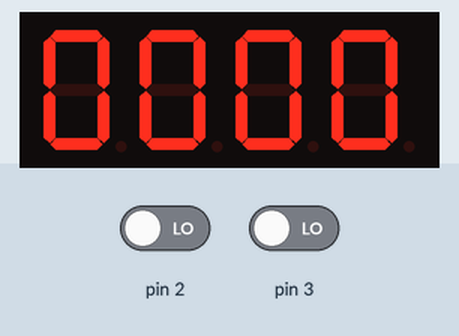
A sketch run on a simulated Arduino Mega 2560, built with avr-gcc and run on an emulated ATmega2560. Parts: 4-digit seven-segment display. Wiring (inferred from the names in the program): 4-digit 7-segment display, segments lit when LOW: segments pin 24, pin 25, pin 28, pin 27, pin 26, pin 23, pin 22, pin 29; digit selects pin 52, pin 53, pin 50, pin 51. The inputs (shaded band) are chosen by the test bench; at power-on: pin 3 LOW, pin 2 LOW. The segment pins are drawn as the display they are named for; what the sketch prints to the serial monitor is not drawn.

Above: at 1.2 s.
1.3 s: pin 3 driven HIGH
At 2.09 s:
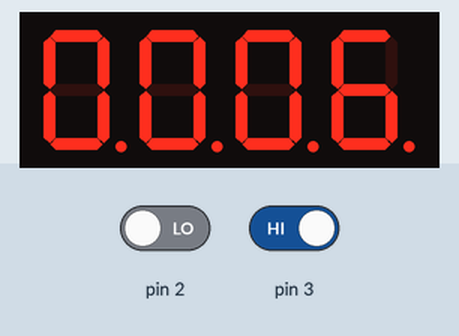
4.3 s: pin 2 driven HIGH
At 5.7 s:
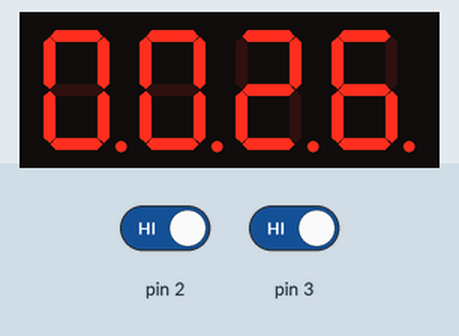
Timing chart, 0 to 7.3 s (numbered marks = the images above; inputs shaded):
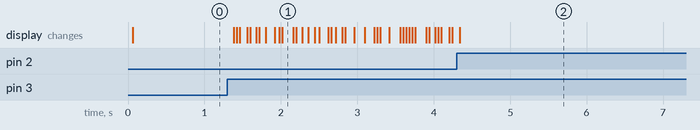

The sketch:

skitimer.ino
```cpp
#include "Timer.h"
Timer t;
int pin = 13;
#define G 22
#define F 23
#define A 24
#define B 25
#define E 26
#define D 27
#define C 28
#define DP 29


#define GND1 52
#define GND2 53
#define GND3 50
#define GND4 51

int timer=0;
int minute=0;
int val = 0;
int sensorValue = 0;

int pauza = 0;
int start = 0;

int i=0;
void setup() {

  pinMode(2, INPUT);
  pinMode(3, INPUT);
  Serial.begin(9600);
  t.every(10, VremeCount);
  pinMode(A, OUTPUT);
  pinMode(B, OUTPUT);
  pinMode(C, OUTPUT);
  pinMode(D, OUTPUT);
  pinMode(E, OUTPUT);
  pinMode(F, OUTPUT);
  pinMode(G, OUTPUT);
  pinMode(DP, OUTPUT);

  pinMode(GND1, OUTPUT);
  pinMode(GND2, OUTPUT);
  pinMode(GND3, OUTPUT);
  pinMode(GND4, OUTPUT);
}
void loop() {
  t.update();
  sensorValue = digitalRead(2);
  Serial.println(sensorValue);
  int startread = digitalRead(3);
  if(startread == 1) {
      start = 1;
  }
  if(sensorValue == 1) {
    pauza = 1;
  }
}

void VremeCount() {
  if(pauza == 0 && start == 1) {
      i++;
  }
    showdigits (i);
    if (i>10000) {i=0;};

    if (i%2) { digitalWrite(DP, LOW); }

    else  {digitalWrite(DP, HIGH); };
}
void digit0 () {


digitalWrite(A, LOW);
digitalWrite(B, LOW);
digitalWrite(C, LOW);
digitalWrite(D, LOW);
digitalWrite(E, LOW);
digitalWrite(F, LOW);


digitalWrite(G, HIGH);

};

void digit1 () {

digitalWrite(A,HIGH);
digitalWrite(B, LOW);
digitalWrite(C, LOW);
digitalWrite(D, HIGH);
digitalWrite(E, HIGH);
digitalWrite(F, HIGH);
digitalWrite(G, HIGH);
};

void digit2 () {

digitalWrite(A,LOW);
digitalWrite(B, LOW);
digitalWrite(C, HIGH);
digitalWrite(D, LOW);
digitalWrite(E, LOW);
digitalWrite(F, HIGH);
digitalWrite(G, LOW);
};

void digit3 () {

digitalWrite(A,LOW);
digitalWrite(B, LOW);
digitalWrite(C, LOW);
digitalWrite(D, LOW);
digitalWrite(E, HIGH);
digitalWrite(F, HIGH);
digitalWrite(G, LOW);
};

void digit4 () {

digitalWrite(A,HIGH);
digitalWrite(B, LOW);
digitalWrite(C, LOW);
digitalWrite(D, HIGH);
digitalWrite(E, HIGH);
digitalWrite(F, LOW);
digitalWrite(G, LOW);
};

void digit5 () {

digitalWrite(A,LOW);
digitalWrite(B, HIGH);
digitalWrite(C, LOW);
digitalWrite(D, LOW);
digitalWrite(E, HIGH);
digitalWrite(F, LOW);
digitalWrite(G, LOW);
};

void digit6 () {

digitalWrite(A,LOW);
digitalWrite(B, HIGH);
digitalWrite(C, LOW);
digitalWrite(D, LOW);
digitalWrite(E, LOW);
digitalWrite(F, LOW);
digitalWrite(G, LOW);
};

void digit7 () {

digitalWrite(A,LOW);
digitalWrite(B, LOW);
digitalWrite(C, LOW);
digitalWrite(D, HIGH);
digitalWrite(E, HIGH);
digitalWrite(F, HIGH);
digitalWrite(G, HIGH);
};

void digit8 () {

digitalWrite(A, LOW);
digitalWrite(B, LOW);
digitalWrite(C, LOW);
digitalWrite(D, LOW);
digitalWrite(E, LOW);
digitalWrite(F, LOW);
digitalWrite(G, LOW);

};

void digit9 () {

digitalWrite(A, LOW);
digitalWrite(B, LOW);
digitalWrite(C, LOW);
digitalWrite(D, LOW);
digitalWrite(E, HIGH);
digitalWrite(F, LOW);
digitalWrite(G, LOW);

};

void showdigit (int digit)

{

 switch (digit) {

 case 0:
 digit0 ();
 break;

 case 1:
 digit1 ();
 break;

 case 2:
 digit2 ();
 break;

 case 3:
 digit3 ();
 break;

 case 4:
 digit4 ();
 break;

 case 5:
 digit5 ();
 break;

 case 6:
 digit6 ();
 break;

 case 7:
 digit7 ();
 break;

 case 8:
 digit8 ();
 break;

 case 9:
 digit9 ();
 break;

 default:

 break;

 };

};


void showdigits (int number)
{

showdigit(number/1000);  // DESETINE
digitalWrite(GND2, HIGH);
digitalWrite(GND3, LOW);
digitalWrite(GND1, LOW);
digitalWrite(GND4, LOW);
delay (1);
 if(number/1000 >= 6) {
  minute++;
  i=0;
 }

number = number%1000;  // SEKUNDE
digitalWrite(GND2, LOW);
 showdigit(number/100);
digitalWrite(GND3, HIGH);
 delay (1);

number =number%100;    //STOTINJKE
digitalWrite(GND3, LOW);
showdigit(number/10);
digitalWrite(GND4, HIGH);
delay (1);

digitalWrite(GND4, LOW); //MINUTE
showdigit(minute);
digitalWrite(GND1, HIGH);
 delay (1);

};
```

Measured:
- after the input at 1.3 s, the display: first changes after 0.08 s (image 1 shows a later state)
